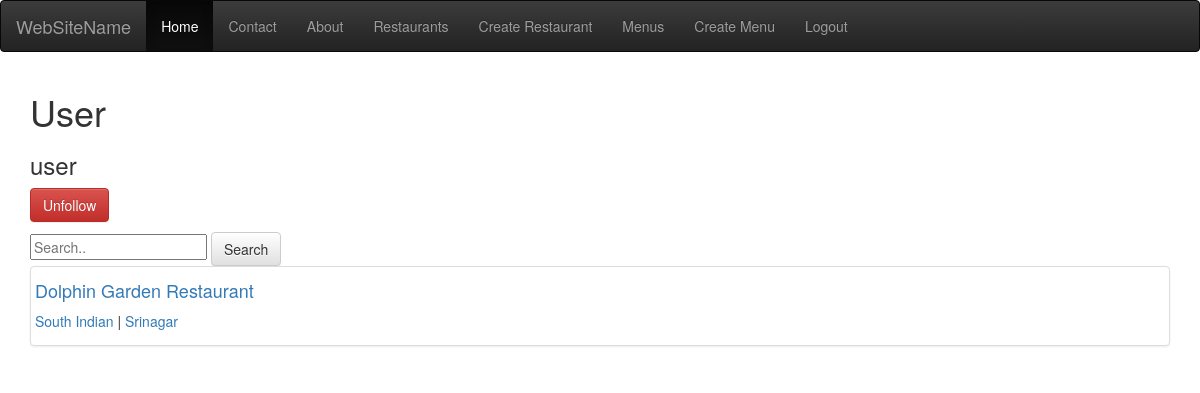
/profile/user/ (signed in), run on an earlier commit of the app's database.
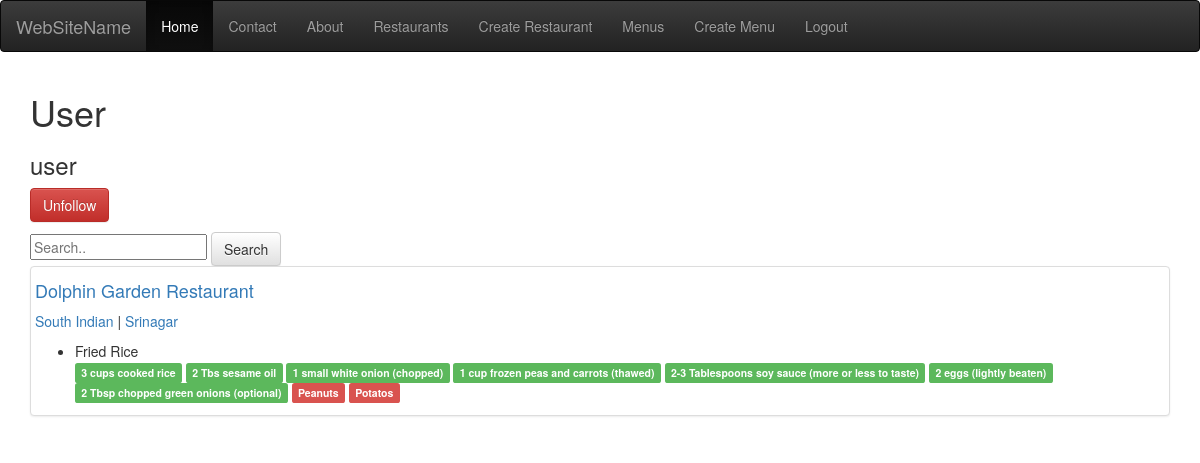
And on a later commit of the database.
### restaurants/models.py (models this page shows, shortened)
class RestaurantLocation(models.Model):
    owner = models.ForeignKey(User)
    name = models.CharField(max_length=120)
    location = models.CharField(max_length=120, null=True, blank=True)
    category = models.CharField(max_length=120, null=True, blank=True)
    timestamp = models.DateTimeField(auto_now_add=True)
    updated = models.DateTimeField(auto_now=True)
    slug = models.SlugField(null=True, blank=True)
    objects = RestaurantLocationManager()
    @property
    def title(self):
        return self.name

### menus/models.py (models this page shows, shortened)
class Item(models.Model):
    user = models.ForeignKey(settings.AUTH_USER_MODEL)
    restaurant = models.ForeignKey(RestaurantLocation)
    name = models.CharField(max_length=120)
    contents = models.TextField(help_text='separate each item by comma')
    excludes = models.TextField(blank=True, null=True, help_text='separate each item by comma')
    public = models.BooleanField(default=True)
    timestamp = models.DateTimeField(auto_now_add=True)
    updated = models.DateTimeField(auto_now=True)
    class Meta:
        ordering = ['-updated', '-timestamp']
    def get_contents(self):
        return self.contents.split(',')
    def get_excludes(self):
        return self.excludes.split(',')

### profiles/views.py (the view)
# urls.py: url(r'^(?P<username>[\w@.-]+)/$', ProfileDetailView.as_view(), name='detail'),
class ProfileDetailView(DetailView):
    template_name = 'profiles/user.html'
    def get_object(self):
        username = self.kwargs.get('username')
        if username is None:
            raise Http404
        return get_object_or_404(User, username__iexact=username, is_active=True)
    def get_context_data(self, *args, **kwargs):
        context = super(ProfileDetailView, self).get_context_data(*args, **kwargs)
        user = self.get_object()
        item_exist = Item.objects.filter(user=user).exists()
        query = self.request.GET.get('q')
        qs = RestaurantLocation.objects.filter(owner=user).search(query)
        if item_exist and qs.exists():
            context['location'] = qs
        is_following = False
        if user.profile in self.request.user.is_following.all():
            is_following = True
        context['is_following'] = is_following
        return context

### restaurants/models.py (called while the page is built, shortened)
    def search(self, query):
        return self

    def get_queryset(self):
        return RestaurantLocationQuerySet(self.model, using=self._db)

### profiles/templates/profiles/user.html (shortened to what this page needs)
{% extends 'base.html' %}
{% block content %}
    <h1>User</h1>
    <h3>{{ user.username }}</h3>
    <p>{% include 'profiles/snippets/form.html' with username=user.username %}</p>
    <form class="form" action="." method="GET">
        <input type="text" placeholder="Search.." name="q" value="{{ request.GET.q }}">
        <button class="btn btn-default" type="submit">Search</button>
    </form>
    {% if location %}
        {% for rest in location %}
            <div class="row">
                <div class="col-sm-12">
                    <div class="thumbnail">
                        <div class="h4"><a href="{{ request.path }}?q={{ rest.title }}">{{ rest.title }}</a></div>
                        <p><a href="{{ request.path }}?q={{ rest.category }}">{{ rest.category }}</a> | <a
                                href="{{ request.path }}?q={{ rest.location }}">{{ rest.location }}</a></p>
                        <ul>
                            {% for item in rest.item_set.all %}
                                <li>{{ item.name }}</li>
                                {% for ing in item.get_contents %}
                                    <a href="{{ request.path }}?q={{ ing }}"><span
                                            class="label label-success">{{ ing }}</span></a>
                                {% endfor %}
                                {% for ing in item.get_excludes %}
                                    <a href="{{ request.path }}?q={{ ing }}"><span
                                            class="label label-danger">{{ ing }}</span></a>
                                {% endfor %}
                            {% endfor %}
                        </ul>
                    </div>
                </div>
            </div>
        {% endfor %}
    {% else %}
        <h4>No Items in Restaurants</h4>
    {% endif %}
{% endblock content %}

### templates/base.html (shortened to what this page needs)
<!DOCTYPE html>
<html lang="en">
<head>
    {% include 'snippets/css.html' %}
</head>
<body>
{% include 'snippets/nav.html' %}
<div class="container">
    {% block content %}
    {% endblock content %}
</div>
</body>
</html>

### templates/snippets/css.html (shortened to what this page needs)
<link rel="stylesheet" href="https://maxcdn.bootstrapcdn.com/bootstrap/3.3.7/css/bootstrap.min.css"
>
<link rel="stylesheet" href="https://maxcdn.bootstrapcdn.com/bootstrap/3.3.7/css/bootstrap-theme.min.css"
>

### templates/snippets/nav.html
<nav class="navbar navbar-inverse">
    <div class="container-fluid">
        <div class="navbar-header">
            <a class="navbar-brand" href="#">WebSiteName</a>
        </div>
        <ul class="nav navbar-nav">
            <li class="active"><a href="{% url 'home' %}">Home</a></li>
            <li><a href="{% url 'contact' %}">Contact</a></li>
            <li><a href="{% url 'about' %}">About</a></li>
            {% if request.user.is_authenticated %}
                <li><a href="{% url 'restaurants:list' %}">Restaurants</a></li>
                <li><a href="{% url 'restaurants:create' %}">Create Restaurant</a></li>
                <li><a href="{% url 'menus:list' %}">Menus</a></li>
                <li><a href="{% url 'menus:create' %}">Create Menu</a></li>
                <li><a href="{% url 'logout' %}">Logout</a></li>
            {% else %}
                <li><a href="{% url 'login' %}">Login</a></li>
                <li><a href="{% url 'register' %}">Register</a></li>
            {% endif %}
        </ul>
    </div>
</nav>

### profiles/templates/profiles/snippets/form.html (shortened to what this page needs)
{% if request.user.is_authenticated %}
    <form method="POST" class="form" action='{% url "profiles:follow" %}'>
        <input type="submit" class="btn {% if is_following %}btn-danger{% else %}btn-success{% endif %}"
               value="{% if is_following %}Unfollow{% else %}Follow{% endif %}">
    </form>
{% endif %}

What changed in the data, as far as the page shows it:
changed RestaurantLocation "Dolphin Garden Restaurant": gains Item (name "Fried Rice", get_contents "3 cups cooked rice" "2 Tbs sesame oil" "1 small white onion (chopped)" "1 cup frozen peas and carrots (thawed)" "2-3 Tablespoons soy sauce (more or less to taste)" "2 eggs (lightly beaten)" "2 Tbsp chopped green onions (optional)", get_excludes "Peanuts" "Potatos")
